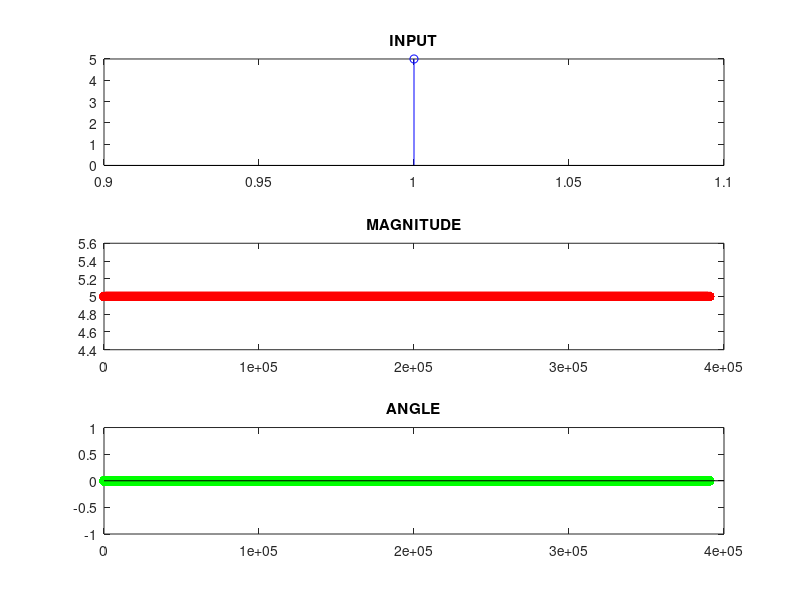

This chart was generated by the following MATLAB code:
clc
close all
clear all
%W=-2*pi:0.1:2*pi;
X1=input('Enter the 1st sequence');
N=input('Enter wht point DFT');
Y=fft(X1,N^(8));
Y
X1
axis([-2*pi 2*pi -10 10]);
subplot(3,1,1),stem(X1,'-bo');
title('INPUT');
subplot(3,1,2),plot(abs(Y),'-ro');
title('MAGNITUDE');

subplot(3,1,3),stem(angle(Y),'-go');
title('ANGLE');
